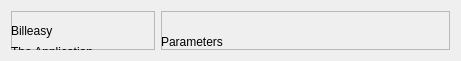
   <widget class="QWidget" name="horizontalLayoutWidget_2">
    <property name="geometry">
     <rect>
      <x>420</x>
      <y>520</y>
      <width>461</width>
      <height>61</height>
     </rect>
    </property>
    <layout class="QHBoxLayout" name="horizontalLayout_3" stretch="1,2">
     <item>
      <layout class="QVBoxLayout" name="applicationName">
       <property name="spacing">
        <number>0</number>
       </property>
       <item>
        <widget class="QFrame" name="frame">
         <property name="frameShape">
          <enum>QFrame::StyledPanel</enum>
         </property>
         <property name="frameShadow">
          <enum>QFrame::Raised</enum>
         </property>
         <widget class="QLabel" name="title">
          <property name="geometry">
           <rect>
            <x>0</x>
            <y>0</y>
            <width>180</width>
            <height>39</height>
           </rect>
          </property>
          <property name="styleSheet">
           <string notr="true">font: 24pt &quot;MS Shell Dlg 2&quot;;</string>
          </property>
          <property name="text">
           <string>Billeasy</string>
          </property>
         </widget>
         <widget class="QLabel" name="subtitle">
          <property name="geometry">
           <rect>
            <x>0</x>
            <y>30</y>
            <width>101</width>
            <height>21</height>
           </rect>
          </property>
          <property name="styleSheet">
           <string notr="true">font: 10pt &quot;MS Shell Dlg 2&quot;;</string>
          </property>
          <property name="text">
           <string>The Application</string>
          </property>
         </widget>
        </widget>
       </item>
      </layout>
     </item>
     <item>
      <layout class="QVBoxLayout" name="infosPage">
       <item>
        <widget class="QFrame" name="textLbl">
         <property name="frameShape">
          <enum>QFrame::StyledPanel</enum>
         </property>
         <property name="frameShadow">
          <enum>QFrame::Raised</enum>
         </property>
         <widget class="QLabel" name="settTextLbl">
          <property name="geometry">
           <rect>
            <x>0</x>
            <y>0</y>
            <width>101</width>
            <height>61</height>
           </rect>
          </property>
          <property name="styleSheet">
           <string notr="true">font: 11pt &quot;MS Shell Dlg 2&quot;;</string>
          </property>
          <property name="text">
           <string>Parameters</string>
          </property>
         </widget>
        </widget>
       </item>
      </layout>
     </item>
    </layout>
   </widget>
